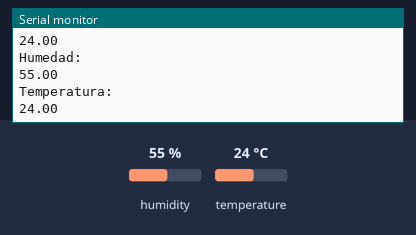
A sketch run on a simulated ESP32. On the bench: the last lines printed to the serial monitor. The test bench sets the inputs (shaded band); at power-on: humidity 55 %, temperature 24 °C.

Above: at 2.8 s.
2.9 s: humidity set to 22 %
At 4.6 s:
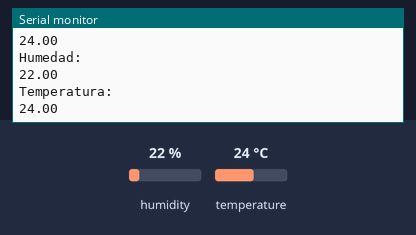
5.6 s: temperature set to 12 °C
At 7.5 s:
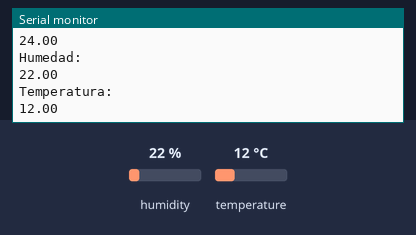
8.3 s: humidity set to 40 %
At 10.9 s:
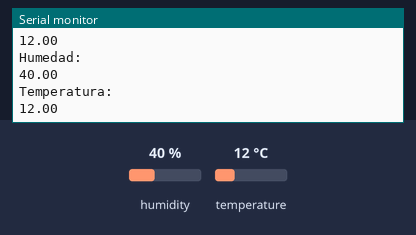
Timing chart, 0 to 12.4 s (numbered marks = the images above; inputs shaded):
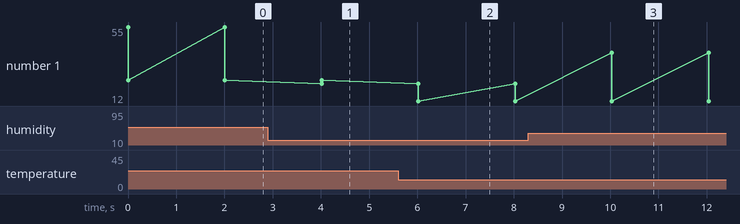

Measured:
- after the input at 2.9 s, the serial monitor: prints a new line after 1.1 s (image 1)
- after the input at 5.6 s, the serial monitor: prints a new line after 0.42 s (image 2)
- after the input at 8.3 s, the serial monitor: prints a new line after 1.7 s (image 3)
- plotted number 1: 24 → 12 after the input at 5.6 s

The sketch:

PruebaTempHume.ino
```cpp
#include <DHT.h>           //Cargamos la librería DHT
#define DHTTYPE  DHT22   //Definimos el modelo del sensor DHT22
#define DHTPIN    4     // Se define el pin D4 del ESP32 para conectar el sensor DHT22
// comment

DHT dht(DHTPIN, DHTTYPE, 22);
void setup()
{
  Serial.begin(115200);   //Se inicia la comunicación serial
  dht.begin();
}
void loop()
{// comment
 float h = dht.readHumidity(); //Se lee la humedad y se asigna el valor a "h"
 float t = dht.readTemperature(); //Se lee la temperatura y se asigna el valor a "t"

 //Se imprimen las variables
  Serial.println("Humedad: ");
  Serial.println(h);
  Serial.println("Temperatura: ");
  Serial.println(t);
  delay(2000);
}
```
